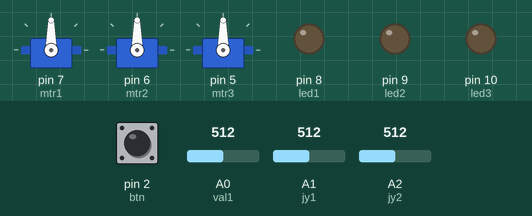
Simulated run of this sketch. Board: Arduino Uno, built with avr-gcc and run on an emulated ATmega328P. Shown: 3 × servo, output pins drawn as LEDs (lit = HIGH). The test bench sets the inputs (shaded band); at power-on: A0 (val1) = 512, A1 (jy1) = 512, A2 (jy2) = 512, pin 2 (btn) LOW.

Above: at 1.2 s.
1.3 s: A0 (val1) set to 716
At 1.7 s:
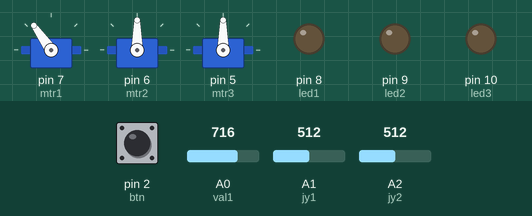
2.8 s: A1 (jy1) set to 716
At 3.2 s:
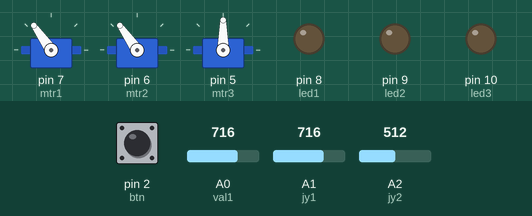
4.3 s: A2 (jy2) set to 716
At 5.3 s:
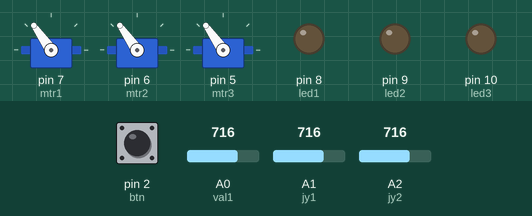
5.8 s: pin 2 (btn) pulled HIGH for 0.15 s
At 7.5 s:
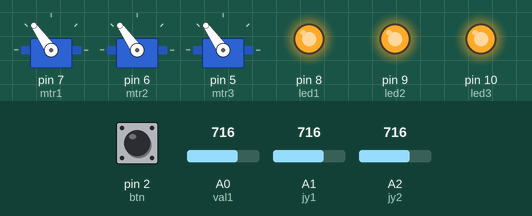
8.3 s: A0 (val1) set to 900
At 9.0 s:
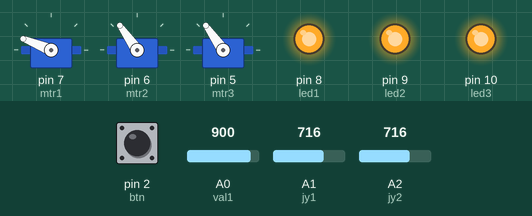
9.8 s: A1 (jy1) set to 900
At 10.6 s:
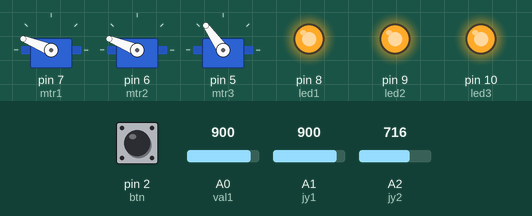
Timing chart, 0 to 12.3 s (numbered marks = the images above; inputs shaded):
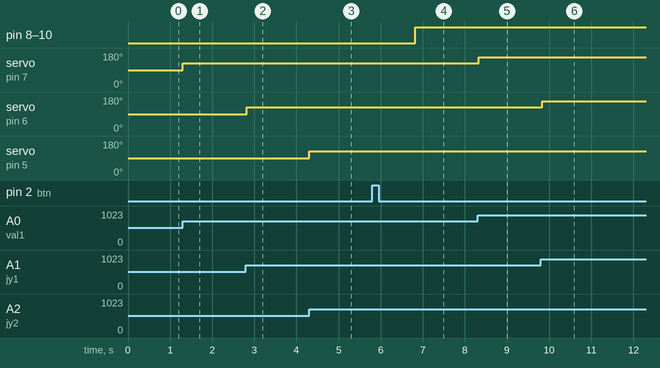

The sketch:

ucak3.ino
```cpp
#include <Servo.h>
Servo mtr1;
Servo mtr2;
Servo mtr3;

int val1=A0;
int jy1=A1;
int jy2=A2;

int led1=8;
int led2=9;
int led3=10;

int btn=2;
int durum=0;

void setup()
{
mtr1.attach(7);
mtr2.attach(6);
mtr3.attach(5);

pinMode(led1,OUTPUT);
pinMode(led2,OUTPUT);
pinMode(led3,OUTPUT);
pinMode(btn,INPUT);
}

void loop()
{
int pot1 = analogRead(val1);
int pot2 = analogRead(jy1);
int pot3 = analogRead(jy2);

pot1 = map(pot1,0,1023,0,180);
pot2 = map(pot2,0,1023,0,180);
pot3 = map(pot3,0,1023,0,180);

if(durum==0)
  {
    if(digitalRead(btn)==HIGH)
      {
        durum=1;
        delay(1000);
      }
  }

if(durum==1)
   {
    if(digitalRead(btn)==HIGH)
      {
        durum=0;
        delay(1000);
      }
   }
if(durum==0)
  {
   mtr1.write(pot1);
   mtr2.write(pot2);
   mtr3.write(pot3);
   digitalWrite(led1,LOW);
    digitalWrite(led2,LOW);
    digitalWrite(led3,LOW);
   delay(15);
  }
  if(durum==1)
    {
mtr1.write(pot1);
mtr2.write(pot2);
mtr3.write(pot3);
digitalWrite(led1,HIGH);
digitalWrite(led2,HIGH);
digitalWrite(led3,HIGH);
delay(100);

    }
}
```

Measured:
- after the input at 1.3 s, servo on pin 7 (mtr1): 90° → 125° at once
- after the input at 2.8 s, servo on pin 6 (mtr2): 90° → 125° at once
- after the input at 4.3 s, servo on pin 5 (mtr3): 90° → 125° at once
- after the input at 5.8 s, pin 8 (led1), pin 9 (led2), pin 10 (led3): LOW → HIGH after 1.0 s
- after the input at 8.3 s, servo on pin 7 (mtr1): 125° → 158° at once
- after the input at 9.8 s, servo on pin 6 (mtr2): 125° → 158° at once
